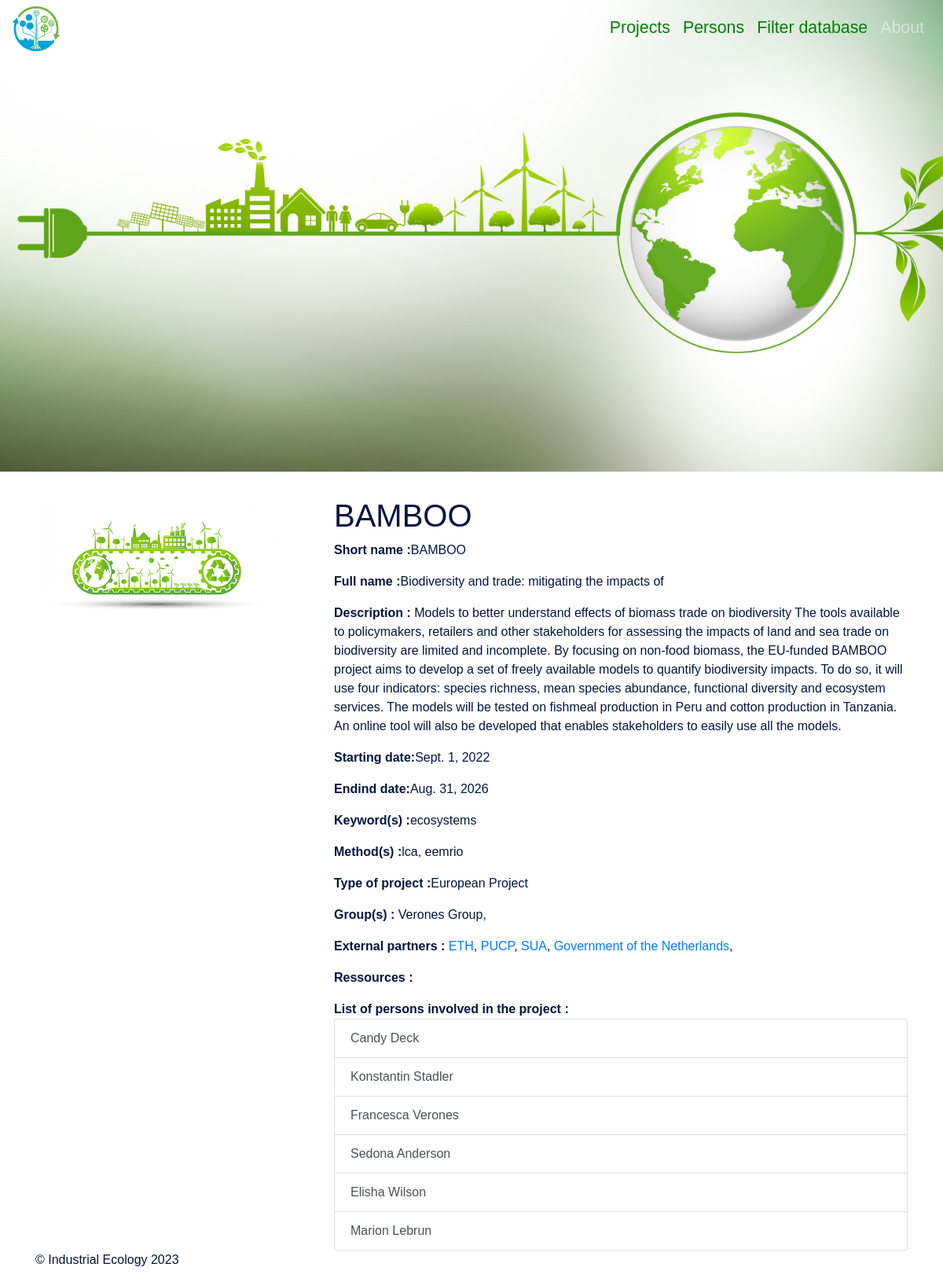
/project/4, run on the app's committed database.
### app_indecol/models.py (models this page shows)
class Project(models.Model):
    project_id = models.CharField(
        unique=True,
        null=False,
        blank=False,
        max_length=50
    )
    name= models.CharField(
        null=False,
        blank=False,
        max_length=200
    )
    description = models.TextField(
        null = False,
        blank= False,
        max_length=2000
    )
    start_date= models.DateField(
        null = False,
        blank=False
    )
    end_date= models.DateField(
        null=True,
        blank = True
    )
    keywords = models.CharField(max_length=100)
    methods = models.CharField(max_length=50)
    type = models.CharField(choices = project_type_choices,
                            max_length=50,
                            default='-')
    persons = models.ManyToManyField(
        Person,
        related_name='persons'
    )
    groups = models.ManyToManyField(
        Group,
        related_name='groups'
    )
    partners = models.ManyToManyField(
        Partner,
        related_name='partners'
    )
    ressources = models.ManyToManyField(
        Ressource, blank=True
    )
    def __str__(self):
        return self.project_id

class Group(models.Model):
    name = models.CharField(choices = group_choices,
                            max_length=50)
    start_date= models.DateField(
        null = False,
        blank=False
    )
    end_date= models.DateField(
        null=True,
        blank = True
    )
    persons = models.ManyToManyField(
        Person
    )
    def __str__(self):
        return self.name

class Partner(models.Model):
    name= models.CharField(
        null = False,
        choices = partner_choices,
        max_length=50)
    description = models.TextField(
        null = False,
        blank= False,
        max_length=2000
    )
    url= models.CharField(
        null = False,
        blank=False,
        max_length=200
        )
    type= models.CharField(choices = partner_type_choices,
                            max_length=50)
    def __str__(self):
        return self.name

class Person(models.Model):
    first_name = models.CharField(
        unique=False,
        null=False,
        blank=False,
        max_length=50
    )
    middle_name = models.CharField(
        unique=False,
        null=True,
        blank=True,
        max_length=50
    )
    last_name = models.CharField(
        unique=False,
        null=False,
        blank=False,
        max_length=50
    )
    start_date= models.DateField(
        null = False,
        blank=False
    )
    end_date= models.DateField(
        null=True,
        blank = True
    )
    role = models.CharField(choices = role_choices,
                            max_length=50)
    def __str__(self):
        return self.first_name + ' ' + self.last_name

### app_indecol/views.py (the view)
# urls.py: path('project/<str:pk>', views.ProjectDetailView.as_view(), name = 'project_details'),
class ProjectDetailView(generic.DetailView):
    template_name = 'project_details.html'
    model = models.Project
    context_object_name = 'project'

### app_indecol/templates/project_details.html (shortened to what this page needs)
{% extends 'base.html' %}
{%block content%}
<h1>{{project}}</h1>
<p><b>Short name :</b>{{project.project_id}}</p>
<p><b>Full name :</b>{{project.name}}</p>
<p><b>Description : </b>
    {{project.description}}
</p>
<p><b>Starting date:</b>{{project.start_date}}</p>
<p><b>Endind date:</b>{{project.end_date}}</p>
<p><b>Keyword(s) :</b>{{project.keywords}}</p>
<p><b>Method(s) :</b>{{project.methods}}</p>
<p><b>Type of project :</b>{{project.type}}</p>
<p><b>Group(s) :</b>
    {%for groups in project.groups.all%}
    <a>{{groups}},</a>
    {%endfor%}</p>
<p><b>External partners :</b>
    {%for partners in project.partners.all%}
        <a  href={{partners.url}}>{{partners}}</a>,
    {%endfor%}
</p>
<p><b>Ressources :</b>
</p>
<b>List of persons involved in the project : </b>
<ul class ="list-group">
    {%for person in project.persons.all%}
    <a class = "list-group-item list-group-item-action" href={%url 'person_details' person.id %}>{{person}}</a>
    {%endfor%}
</ul>
{%endblock content%}

### data on the page
Project: project "BAMBOO", project_id "BAMBOO", name "Biodiversity and trade: mitigating the impacts of", description "Models to better understand effects of biomass trade on biodiversity The tools available to policymakers, retailers and other stakeholders for assessing the impacts of land and sea trade on biodiversity are limited and incomplete. By focusing on non-food biomass, the EU-funded BAMBOO project aims to develop a set of freely available models to quantify biodiversity impacts. To do so, it will use four indicators: species richness, mean species abundance, functional diversity and ecosystem services. The models will be tested on fishmeal production in Peru and cotton production in Tanzania. An online tool will also be developed that enables stakeholders to easily use all the models.", start_date "Sept. 1, 2022", end_date "Aug. 31, 2026", keywords "ecosystems", methods "lca, eemrio", type "European Project"
Group: name "Verones Group"
Partner: name "ETH"
Partner: name "PUCP"
Partner: name "SUA"
Partner: name "Government of the Netherlands"
Person: first_name+last_name "Candy Deck"
Person: first_name+last_name "Konstantin Stadler"
Person: first_name+last_name "Francesca Verones"
Person: first_name+last_name "Sedona Anderson"
Person: first_name+last_name "Elisha Wilson"
Person: first_name+last_name "Marion Lebrun"
